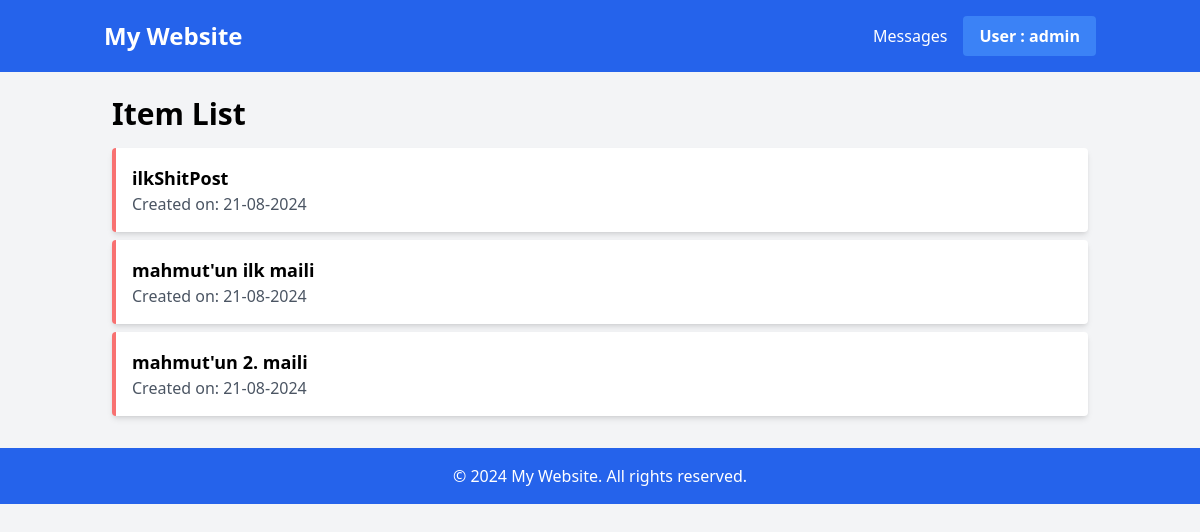
The app's page /contactUs/list/ (signed in), older data.
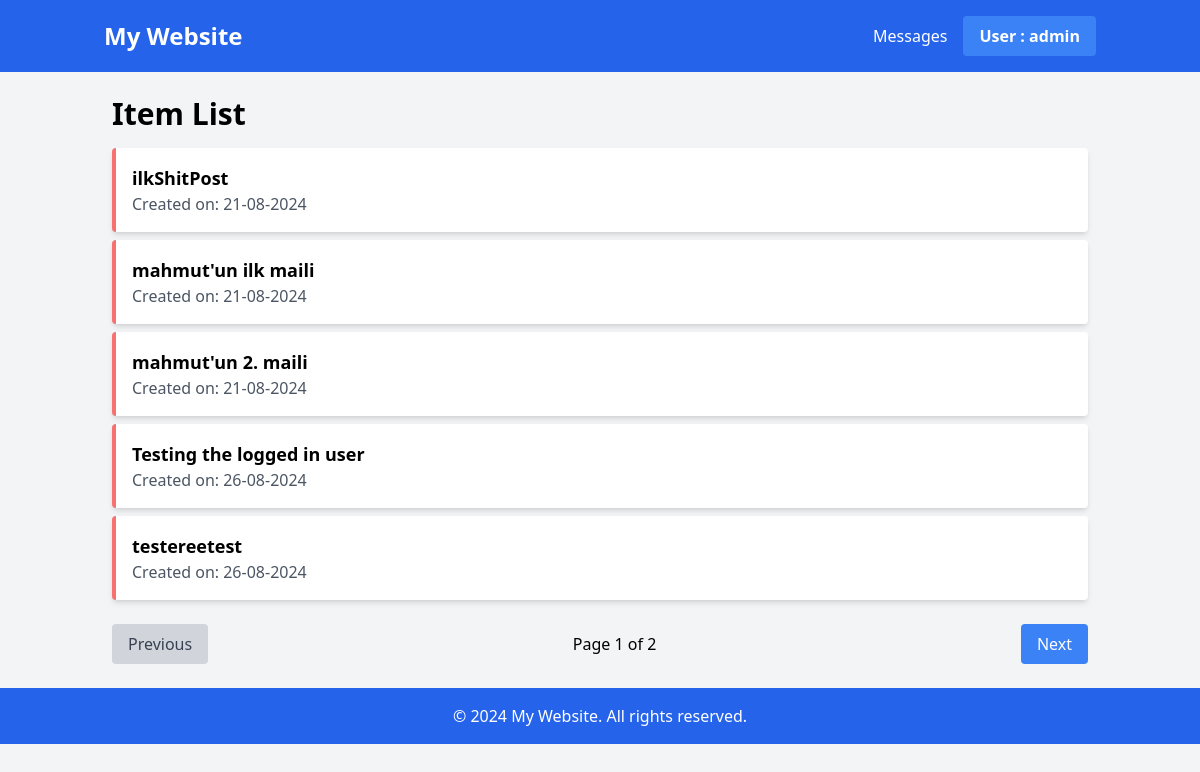
The same page, newer data.
### contactUs/models.py (models this page shows, shortened)
class contactMessage(models.Model):
    name = models.CharField(max_length=200)
    email = models.EmailField()
    subject = models.CharField(max_length=180)
    message = models.TextField()
    createdAt = models.DateTimeField(auto_now_add=True)

### contactUs/views.py (the view)
# urls.py: path('list/', views.contactList, name='contactList'),
def contactList(request):
    if request.user.is_staff:
        contactMessageList = contactMessage.objects.all()
        messagesMyUserSaw = MessageReadByUser.objects.filter(read_userId=request.user.id)
        listOfMessages = [item.messageId for item in messagesMyUserSaw]
        paginator = Paginator(contactMessageList, 5)
        pageNum = request.GET.get('page')
        filteredMessageList = paginator.get_page(pageNum)
        data = {
            'filteredMessageList':filteredMessageList,
            'listOfMessages':listOfMessages,
        }
    else:
        return redirect('home:home')
    return render(request,"contactUs/contactList.html",data)

### templates/contactUs/contactList.html (shortened to what this page needs)
<!DOCTYPE html>
<html lang="en">
<head>
  <script src="https://cdn.tailwindcss.com"></script>
</head>
<body class="bg-gray-100 font-sans leading-normal tracking-normal">
  {% include "home/components/header.html" %}
  <div class="container mx-auto p-6">
    <h1 class="text-3xl font-bold mb-4">Item List</h1>
    <ul>
        {% for item in filteredMessageList%}
       {% if item in listOfMessages %}
      <li class="mb-2 p-4 bg-white rounded shadow-md border-l-4 border-green-400">
        {%else %}
        <li class="mb-2 p-4 bg-white rounded shadow-md border-l-4 border-red-400">
        {%endif%}
        <div class="text-lg font-semibold"><a href="{% url 'contactUs:contactUsDetail' item.id %}" >{{item.subject}}</a></div>
        <div class="text-gray-600">Created on: <span class="font-medium">{{item.createdAt | date:'d-m-Y'}}</span></div>
      </li>
        {% endfor%}
    </ul>
    {% if filteredMessageList.paginator.num_pages > 1%}
    <div class="flex justify-between items-center mt-6">
      {% if filteredMessageList.has_previous%}
      <a href="?page={{filteredMessageList.previous_page_number}}" class="bg-blue-500 text-white px-4 py-2 rounded hover:bg-blue-600">Previous</a>
      {% else%}
      <button class="bg-gray-300 text-gray-700 px-4 py-2 rounded hover:bg-gray-400" disabled>Previous</button>
      {%endif%}
      <div>Page 1 of {{filteredMessageList.paginator.num_pages}}</div>
      {% if filteredMessageList.has_next%}
      <a href="?page={{filteredMessageList.next_page_number}}" class="bg-blue-500 text-white px-4 py-2 rounded hover:bg-blue-600">Next</a>
      {% else%}
      <button class="bg-gray-300 text-gray-700 px-4 py-2 rounded hover:bg-gray-400" disabled>Next</button>
      {%endif%}
    </div>
    {% endif%}
  </div>
  {% include "home/components/footer.html" %}
</body>
</html>

Row changes from the older to the newer data that the page shows:
added contactMessage: subject "Testing the logged in user", createdAt "26-08-2024"
added contactMessage: subject "testereetest", createdAt "26-08-2024"
Text that changed along with them:
{{ filteredMessageList.paginator.num_pages }}: (not shown) → "2"
text now shown: "Previous Page 1 of Next"
